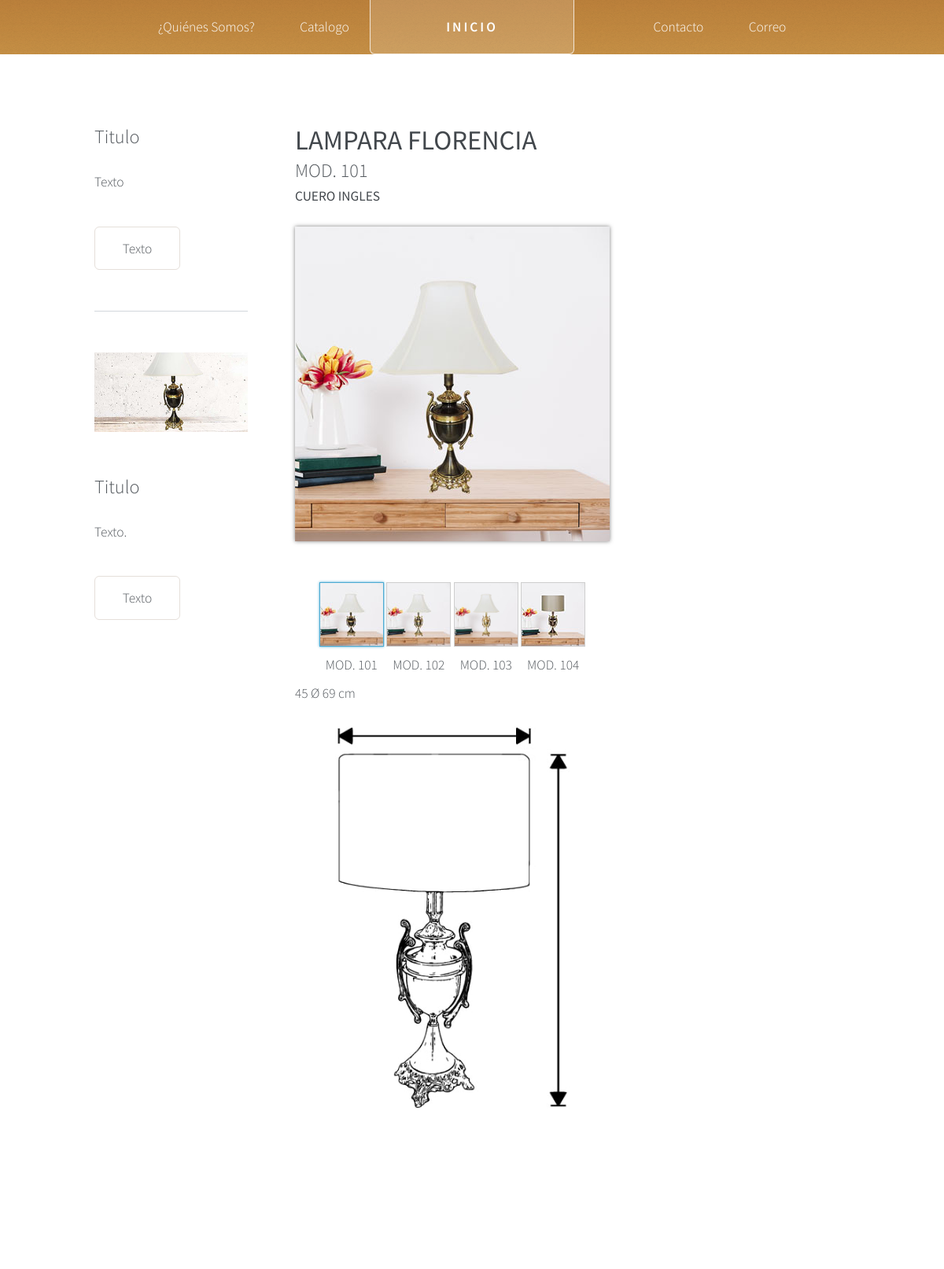
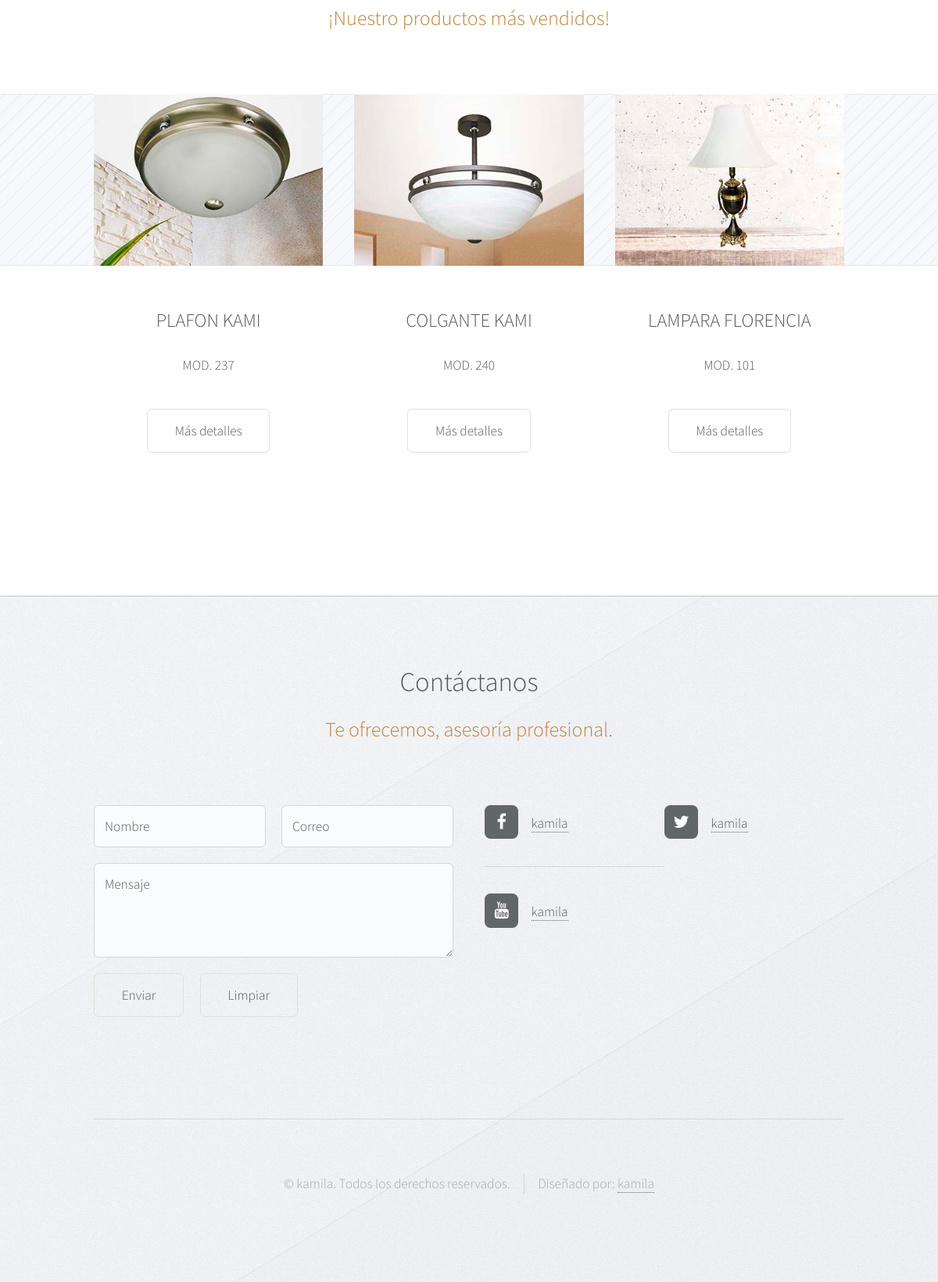
/catDetalles/kamila.aspx?idProducto=1, run on the app's committed database (2 pictures, top to bottom).
### tables this page shows
CREATE TABLE "catProd" (
  "id" integer NOT NULL PRIMARY KEY AUTOINCREMENT,
  "nomObj_catProd" text NOT NULL,
  "mod_catProd" text NOT NULL,
  "catEst_catProd" text NOT NULL,
  "mat_catProd" text NOT NULL,
  "diam_catProd" text NOT NULL,
  "alt_catProd" text NOT NULL,
  "detalles_catProd" text NOT NULL,
  "exitencia_catProd" text NOT NULL,
  "imgCat_catProd" text NOT NULL,
  "imgDesCat_catProd" text NOT NULL,
  "imgDibujoTec_catProd" text NOT NULL,
  "idUsr_catProd" text NOT NULL,
  "fechaH_catProd" text NOT NULL
);

### protected/php/catDetalles.php (called while the page is built)
<?php
include("../../assets/inc/head.inc");
include("../../assets/inc/header.inc");
include("../../assets/inc/nav.inc");
include("../../assets/inc/catDetalle.inc");
include("../../assets/inc/promoSlider.inc");
include("../../assets/inc/footer.inc");
?>

### protected/php/consultaCatalgo2.php (the view, shortened to what this page needs)
<?php
if (isset($_GET['idProducto']) && !empty($_GET['idProducto'])) {
	$con = new SQLite3("../../protected/data/catalogo.db") or die("Problemas para conectar!");
			$cs2 = $con -> query("SELECT nomObj_catProd,mod_catProd,mat_catProd,imgDesCat_catProd FROM catProd WHERE nomObj_catProd ='$modObj' ORDER BY mod_catProd");
				while ($resul2 = $cs2 -> fetchArray()) {
					$numModCat2 = $resul2['mod_catProd'];
					$matMod2 = $resul2['mat_catProd'];
					$imgDesCat2 = $resul2['imgDesCat_catProd'];
				echo '
					<div class="cImg">
					<a href="../catalogo/img/dc/original/'.$imgDesCat2.'"><img class="xzoom-gallery" width="80" src="../catalogo/img/dc/thumbs/'.$imgDesCat2.'"  xpreview="../catalogo/img/dc/preview/'.$imgDesCat2.'" title="MOD. '.$numModCat2.' '.$matMod2.'"></a>
					<span>MOD. '.$numModCat2.'</span>
					</div>
				';
				}
}
 ?>

### assets/inc/head.inc (shortened to what this page needs)
<!DOCTYPE html>
<html lang="es">
<head>
	<link rel="stylesheet" href="../assets/css/animate.css" />
	<link rel="stylesheet" href="../assets/css/main.css" />
	<link rel="stylesheet" href="../assets/css/xzoom.css">
</head>

### assets/inc/header.inc
<body class="no-sidebar">
		<div id="page-wrapper">
				<div id="header-wrapper">
					<div id="header" class="container">
							<h1 id="logo"><a href="index.php">Inicio</a></h1>

### assets/inc/nav.inc
	<nav id="nav">
		<ul>
			<li>
				<a href="../quienes_somos/kamila.aspx">¿Quiénes Somos?</a>
			</li>
			<li><a href="../catalogo/kamila.aspx">Catalogo</a></li>
			<li class="break"><a href="#">Contacto</a></li>
			<li><a href="http://webmail.kamila.com.mx">Correo</a></li>
		</ul>
	</nav>
</div>

### assets/inc/catDetalle.inc
</div>
<?php include("../../protected/php/consultaCatalgo.php");?>
				<div class="wrapper">
					<div class="container" id="main">
						<div class="row 150%">
							<div class="3u 12u(narrower)">
									<section id="sidebar">
										<section>
											<header>
												<h3>Titulo</h3>
											</header>
											<p>Texto</p>
											<ul class="actions">
												<li><a href="#" class="button">Texto</a></li>
											</ul>
										</section>
										<section>
											<a href="#" class="image featured"><img src="../images/pic07.jpg" alt="" /></a>
											<header>
												<h3>Titulo</h3>
											</header>
											<p>Texto.</p>
											<ul class="actions">
												<li><a href="#" class="button">Texto</a></li>
											</ul>
										</section>
									</section>
							</div>
							<div class="8u 12u(narrower) important(narrower)">
									<article id="content">
										<header>
											<h2><b><?php echo $modObj;?></b></h2>
											<h3>MOD. <?php echo $numModCat;?></h3>
											<h4><b><?php echo $matMod;?></b></h4>
										</header>
										<section id="default" class="padding-top0">
										    <div class="row">
										      <div class="image featured">
										        <div class="xzoom-container">
										          <?php echo $imgXzoom;?>
										          <br>
										          <br>
										          <div class="xzoom-thumbs">
										          	<?php include("../../protected/php/consultaCatalgo2.php");?>
										          </div>
										        </div>
										        <section class="imgX image featured">
											        	<span class="cotaSup">45 Ø</span>
											       		<span class="cotaLat">69 cm</span>
										       				<?php echo $imgDibujoTec;?>
										    	</section>
										      </div>
										    </section>
									</article>
							</div>
						</div>
<br><br>

### protected/php/consultaCatalgo.php (shortened to what this page needs)
<?php
if (isset($_GET['idProducto']) && !empty($_GET['idProducto'])) {
	$con = new SQLite3("../../protected/data/catalogo.db") or die("Problemas para conectar!");
	$cs = $con -> query("SELECT nomObj_catProd,mod_catProd,mat_catProd,imgDesCat_catProd,imgDibujoTec_catProd FROM catProd WHERE id = '$_GET[idProducto]'");
		while ($resul = $cs -> fetchArray()) {
			$modObj = $resul['nomObj_catProd'];
			$numModCat = $resul['mod_catProd'];
			$matMod = $resul['mat_catProd'];
			$imgDesCat = $resul['imgDesCat_catProd'];
			$imgDibTec = $resul['imgDibujoTec_catProd'];
		}
		$imgXzoom = '<img class="xzoom" id="xzoom-default" src="../catalogo/img/dc/preview/'.$imgDesCat.'" xoriginal="../catalogo/img/dc/original/'.$imgDesCat.'" />';
		$imgDibujoTec = '<img src="../catalogo/img/dt/'.$imgDibTec.'" alt="">';
}
 ?>

### assets/inc/promoSlider.inc
<section class="container">
		<header class="major">
			<p>¡Nuestro productos más vendidos!</p>
		</header>
</section>
<div class="row features">
			<section class="4u 12u(narrower) feature">
				<div class="image-wrapper first">
					<a href="#" class="image featured"><img src="../images/ultimo237.jpg" alt="" /></a>
				</div>
				<header>
					<h3>PLAFON KAMI</h3>
				</header>
				<p>MOD. 237</p>
				<ul class="actions">
					<li><a href="#" class="button">Más detalles</a></li>
				</ul>
			</section>
			<section class="4u 12u(narrower) feature">
				<div class="image-wrapper">
					<a href="#" class="image featured"><img src="../images/ultimo240.jpg" alt="" /></a>
				</div>
				<header>
					<h3>COLGANTE KAMI</h3>
				</header>
				<p>MOD. 240</p>
				<ul class="actions">
					<li><a href="#" class="button">Más detalles</a></li>
				</ul>
			</section>
			<section class="4u 12u(narrower) feature">
				<div class="image-wrapper">
					<a href="#" class="image featured"><img src="../images/ultimo101.jpg" alt="" /></a>
				</div>
				<header>
					<h3>LAMPARA FLORENCIA</h3>
				</header>
				<p>MOD. 101</p>
				<ul class="actions">
					<li><a href="#" class="button">Más detalles</a></li>
				</ul>
			</section>
		</div>
	</div>
</div>

### assets/inc/footer.inc (shortened to what this page needs)
				<div id="footer-wrapper">
					<div id="footer" class="container">
						<header class="major">
							<h2>Contáctanos</h2>
							<p>Te ofrecemos, asesoría profesional.</p>
						</header>
						<div class="row">
							<section class="6u 12u(narrower)">
								<form method="post" action="contacto.php">
									<div class="row 50%">
										<div class="6u 12u(mobile)">
											<input name="txtNombre" placeholder="Nombre" type="text" />
										</div>
										<div class="6u 12u(mobile)">
											<input name="txtCorreo" placeholder="Correo" type="text" />
										</div>
									</div>
									<div class="row 50%">
										<div class="12u">
											<textarea name="txtMensaje" placeholder="Mensaje"></textarea>
										</div>
									</div>
									<div class="row 50%">
										<div class="12u">
											<ul class="actions">
												<li><input type="submit" value="Enviar" /></li>
												<li><input type="reset" value="Limpiar" /></li>
											</ul>
										</div>
									</div>
								</form>
							</section>
							<section class="6u 12u(narrower)">
								<div class="row 0%">
									<ul class="divided icons 6u 12u(mobile)">
										<li class="icon fa-facebook"><a href="#"><span class="extra">facebook.com/</span>kamila</a></li>
										<li class="icon fa-youtube"><a href="#"><span class="extra">youtube.com/</span>kamila</a></li>
									</ul>
									<ul class="divided icons 6u 12u(mobile)">
										<li class="icon fa-twitter"><a href="#"><span class="extra">twitter.com/</span>kamila</a></li>
									</ul>
								</div>
							</section>
						</div>
					</div>
					<div id="copyright" class="container">
						<ul class="menu">
							<li>&copy; kamila. Todos los derechos reservados.</li><li>Diseñado por: <a href="#">kamila</a></li>
						</ul>
					</div>
				</div>
		</div>
	</body>
</body>
</html>

### assets/css/xzoom.css (style rules this page uses)
.xzoom-container { display: inline-block; }
.xzoom-thumbs { text-align: center; margin-bottom: 10px; }
.xzoom { -webkit-box-shadow: 0px 0px 5px 0px rgba(0,0,0,0.5); -moz-box-shadow: 0px 0px 5px 0px rgba(0,0,0,0.5); box-shadow: 0px 0px 5px 0px rgba(0,0,0,0.5); }
.xzoom-gallery, .xzoom-gallery2, .xzoom-gallery3, .xzoom-gallery4, .xzoom-gallery5 { border: 1px solid #cecece; margin-left: 0px; margin-bottom: 10px; }
.xactive { -webkit-box-shadow: 0px 0px 3px 0px rgba(74,169,210,1); -moz-box-shadow: 0px 0px 3px 0px rgba(74,169,210,1); box-shadow: 0px 0px 3px 0px rgba(74,169,210,1); border: 1px solid #4aaad2; }
.cImg { width: 82px; display: inline-block; text-align: center; margin: auto; }

### assets/inc/head.inc (style rules this page uses)
.imgX { max-width: 400px; }

### data on the page
catprod: nomObj_catProd "LAMPARA FLORENCIA", mod_catProd "101", mat_catProd "CUERO INGLES", imgDesCat_catProd (picture), imgDibujoTec_catProd (picture)
catprod: imgDesCat_catProd (picture), mod_catProd "102"
catprod: imgDesCat_catProd (picture), mod_catProd "103"
catprod: imgDesCat_catProd (picture), mod_catProd "104"
